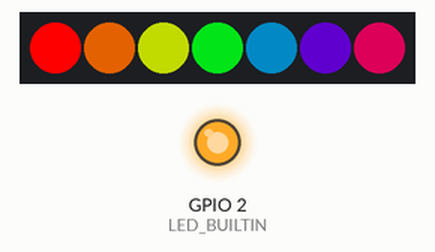
This sketch was run on a simulated ESP8266 (NodeMCU). On the bench: 7 RGB LEDs in strip order, left to right, output pins drawn as LEDs (lit = HIGH, except the on-board LED, lit = LOW). A WiFi scan finds three made-up networks.

Above: at 0.1 s.
At 2.1 s:
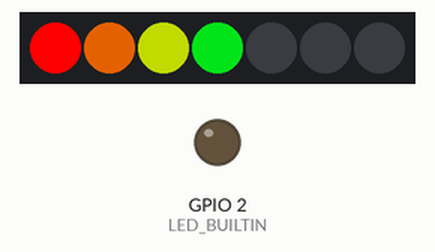
Timing chart, 0 to 3.6 s (numbered marks = the images above):
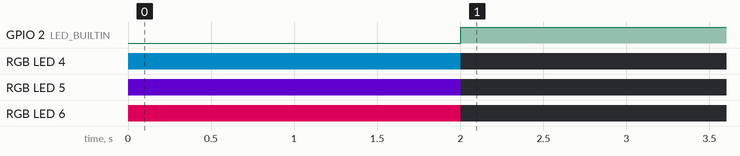

The sketch:

wifi-rssi-controlled-light-bar.ino
```cpp
// (licence header left out)
#include <FastLED.h>

#include <ESP8266WiFi.h>
#include <limits.h>
#include <stdint.h>

/*******************************************************************************
                       ,----.
                      /      \
                     | WS2811 |
                    _|        |
 Adafruit          |__________|
 Huzzah ESP8266       | | | |
                  DIN | | | | DOUT
 5, DOUT  o-----------' | | '------o
                   VCC  | |
                    +---' |
                         ===
                         GND

(created by AACircuit v1.28.6 beta 04/19/05 www.tech-chat.de)
*******************************************************************************/

enum ESP8266Configuration {
  LED_PIN = 5,
  LED_COUNT = 7,
  LED_VOLTAGE = 3,   // Use HUZZAH onboard 3.3V voltage regulator.
  LED_CURRENT = 500, // Max. LED current from 3.3V regulator in mA.
  LED_START_HUE = 0,
  LED_HUE_CHANGE = (256 / LED_COUNT),
  RSSI_MIN = -80, // dBm
  RSSI_MAX = -20  // dBm
};

// Return RSSI or INT_MIN.
int32_t getRSSI() {
  byte available_networks = WiFi.scanNetworks();
  int rssi = INT_MIN;
  for (int network = 0; network < available_networks; network++) {
    int new_rssi = WiFi.RSSI(network);
    if(rssi < new_rssi) {
      rssi = new_rssi;
    }
  }
  return rssi;
}

void blinkBuiltinLed() {
  static bool isInitialized = false;
  if(!isInitialized) {
    pinMode(LED_BUILTIN, OUTPUT);
    isInitialized = true;
  }
  digitalWrite(LED_BUILTIN, LOW);
  delay(1);
  digitalWrite(LED_BUILTIN, HIGH);
}

CRGB leds[LED_COUNT];

// set light bar length from 0 to 7.
void setLightBar(uint8_t intensity) {
  FastLED.clear();
  if(intensity >= LED_COUNT) {
    intensity = LED_COUNT;
  }
  fill_rainbow(leds, intensity, LED_START_HUE, LED_HUE_CHANGE);
  FastLED.show();
}

void setup() {
  FastLED.addLeds<WS2811, LED_PIN>(leds, LED_COUNT);
  FastLED.setCorrection(Typical8mmPixel);
  FastLED.setTemperature(Tungsten40W);
  FastLED.setMaxPowerInVoltsAndMilliamps(LED_VOLTAGE, LED_CURRENT);
  fill_rainbow(leds, LED_COUNT, LED_START_HUE, LED_HUE_CHANGE);
  FastLED.show();
  //Serial.begin(115200);
}

void loop() {
  int32_t rssi = getRSSI();
  blinkBuiltinLed();
  /*
  Serial.print("Signal strength: ");
  Serial.print(rssi);
  Serial.print("dBm");
  */
  //int led0 = (uint8_t)(map(rssi, RSSI_MIN, RSSI_MAX, LED_COUNT, 0)); // Invertito
  int intensity = (uint8_t)(map(rssi, RSSI_MIN, RSSI_MAX, 0, LED_COUNT)); // Normale
  /*
  Serial.print(" volume=");
  Serial.println(volume);
  */
  setLightBar(intensity);
}
```

Measured:
- by itself, GPIO 2 (LED_BUILTIN): LOW → HIGH at 2.0 s
- by itself, RGB LED 4: off → RGB(1, 66, 95) at 0.00 s, → off 2.0 s later
- by itself, RGB LED 5: off → RGB(53, 0, 113) at 0.00 s, → off 2.0 s later
- by itself, RGB LED 6: off → RGB(149, 0, 60) at 0.00 s, → off 2.0 s later
